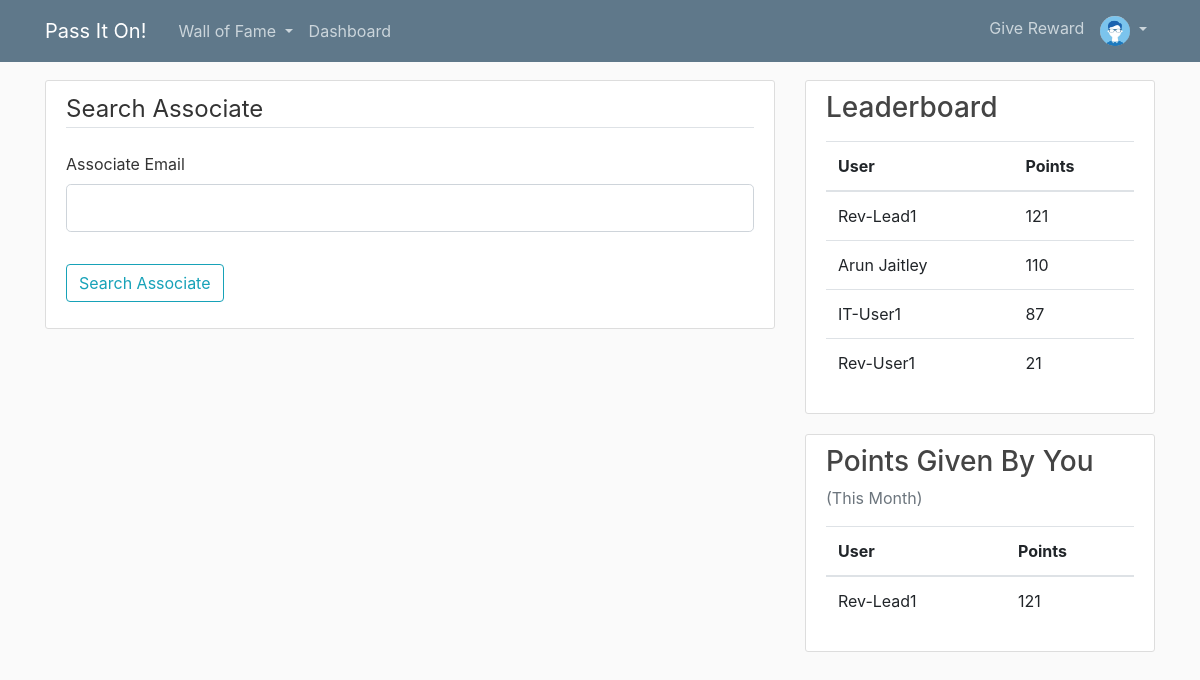
The app's page /reward/search (signed in) with its own data.
### flaskblog/models.py (models this page shows, shortened)
class User(db.Model, UserMixin):
    id = db.Column(db.Integer, primary_key=True)
    username = db.Column(db.String(20), unique=True, nullable=False)
    designation = db.Column(db.String(15), nullable=False)
    team = db.Column(db.String(15), nullable=False)
    email = db.Column(db.String(120), unique=True, nullable=False)
    image_file = db.Column(db.String(20), nullable=False, default='default.jpg')
    password = db.Column(db.String(60), nullable=False)
    balance = db.Column(db.Integer, nullable=False, default=0)
    earned = db.Column(db.Integer, nullable=False, default=0)
    posts = db.relationship('Post', backref='author', lazy=True)
    rewards = db.relationship('Reward', backref='giver', lazy=True)

### flaskblog/rewards/routes.py (the view)
@rewards.route('/reward/search' , methods =['GET', 'POST'])
@login_required
def search_associate():
    form = SearchAssociateForm()
    if form.validate_on_submit():
        associate = User.query.filter_by(email=form.associate_id.data).first()
        print(associate)
        return redirect(url_for('rewards.typeofreward', user_email = associate.email))
    counts = User.query.order_by(desc(User.earned)).limit(5)
    eligible = User.query.filter(User.balance<1000).filter(User.balance>0).order_by(desc(User.earned))
    eligible = current_user.rewards
    templist=[]
    for reward in eligible:
        temp =  User.query.filter(User.email==reward.associate_id).first()
        templist.append(temp)
    eligible = templist
    return render_template('search_associate.html', title='New Reward', form=form,
                           legend='Search Associate', counts=counts, eligible=eligible)

### flaskblog/rewards/forms.py (shortened to what this page needs)
class SearchAssociateForm(FlaskForm):
    associate_id = StringField('Associate Email', validators=[ DataRequired(), Email() ])
    submit = SubmitField('Search Associate')

### flaskblog/models.py (called while the page is built)
@login_manager.user_loader
def load_user(user_id):
    return User.query.get(int(user_id))

### flaskblog/templates/search_associate.html (shortened to what this page needs)
{% extends 'layout.html' %}
{% block content %}
    <div class="content-section">
			<form method="POST" action="">
				<fieldset class="form-group">
					<legend class="border-bottom mb-4">{{ legend }}</legend>
					<div class="form-group">
						{{ form.associate_id.label(class="form-control-label") }}
						{% if form.associate_id.errors %}
							{{ form.associate_id(class="form-control form-control-lg is-invalid") }}
							<div class="invalid-feedback">
								{% for error in form.associate_id.errors %}
									<span> {{ error }} </span>
								{% endfor %}
							</div>
						{% else %}
							{{ form.associate_id(class="form-control form-control-lg") }}
						{% endif %}
					</div>
				</fieldset>
				<div class="form-group">
					{{ form.submit(class="btn btn-outline-info") }}
				</div>
    		</form>
	</div>
{% endblock content%}

### flaskblog/templates/layout.html (shortened to what this page needs)
<!DOCTYPE html>
<html>
	<head>
        <link rel="stylesheet" href="https://stackpath.bootstrapcdn.com/bootstrap/4.2.1/css/bootstrap.min.css">
        <link rel="stylesheet" type= "text/css" href="{{ url_for('static', filename='main.css')}}">
	</head>
    	<body>
        	<header class="site-header">
                  <nav class="navbar navbar-expand-md navbar-dark bg-steel fixed-top">
                    <div class="container">
                      <a class="navbar-brand mr-4" href="{{ url_for('main.home_all') }}">Pass It On!</a>
                      <div class="collapse navbar-collapse" id="navbarToggle">
                        <div class="navbar-nav mr-auto">
                          {% if current_user.is_authenticated %}
                            <li class="nav-item dropdown">
                                <a class="nav-link dropdown-toggle" href="#" id="navbarDropdown" role="button" data-toggle="dropdown" aria-haspopup="true" aria-expanded="false">
                                  Wall of Fame
                                </a>
                            </li>
                          {% else %}
                          <a class="nav-item nav-link" href="{{ url_for('main.home') }}">Wall of Fame</a>
                          {% endif %}
                          <a class="nav-item nav-link" href="{{ url_for('rewards.dashboard') }}">Dashboard</a>
                        </div>
                        <div class="navbar-nav">
                          {% if current_user.is_authenticated %}
                              <a class="nav-item nav-link" href="{{ url_for('rewards.search_associate') }}">Give Reward</a>
                              <li class="nav-item dropdown">
                                <a class="nav-link dropdown-toggle" href="#" id="navbarDropdown" role="button" data-toggle="dropdown" aria-haspopup="true" aria-expanded="false">
                                  <img class="rounded-circle article-img-icon" src="{{ url_for('static', filename='profile_pics/' + current_user.image_file) }}">
                                </a>
                            </li>
                          {% else %}
                              <a class="nav-item nav-link" href="{{ url_for('users.login') }}">Login</a>
                              <a class="nav-item nav-link" href="{{ url_for('users.register') }}">Register</a>
                          {% endif %}
                        </div>
                      </div>
                    </div>
                  </nav>
            </header>
        	<main role="main" class="container">
                  <div class="row">
                    <div class="col-md-8">
                      {% block content %}{% endblock %}
                    </div>
                    <div class="col-md-4">
                    {% if counts %}
                      <div class="content-section">
                        <h3>Leaderboard</h3>
                          <table class="table">
                              <thead>
                                <tr>
                                  <th scope="col">User</th>
                                  <th scope="col">Points</th>
                                </tr>
                              </thead>
                              <tbody>
                                   {% for count in counts %}
                                   {% if count.earned > 0 %}
                                    <tr>
                                        <td>{{ count.username }}</td>
                                        <td>{{ count.earned }}</td>
                                    </tr>
                                    {% endif %}
                                  {% endfor %}
                              </tbody>
                         </table>
                      </div>
                      {% endif%}
                      {% if eligible %}
                      <div class="content-section">
                        <h3>Points Given By You </h3>
                        <p class='text-muted'>(This Month)</p>
                          <table class="table">
                              <thead>
                                <tr>
                                  <th scope="col">User</th>
                                  <th scope="col">Points</th>
                                </tr>
                              </thead>
                              <tbody>
                                   {% for eli in eligible %}
                                    <tr>
                                        <td>{{ eli.username }}</td>
                                        <td>{{ eli.earned }}</td>
                                    </tr>
                                  {% endfor %}
                              </tbody>
                         </table>
                      </div>
                      {% endif%}
                    </div>
                  </div>
            </main>
	</body>
</html>

### flaskblog/static/main.css (style rules this page uses)
body { background: #fafafa; color: #333333; margin-top: 5rem; }
h1, h2, h3, h4, h5, h6 { color: #444444; }
.bg-steel { background-color: #5f788a; }
.site-header .navbar-nav .nav-link { color: #cbd5db; }
.content-section { background: #ffffff; padding: 10px 20px; border: 1px solid #dddddd; border-radius: 3px; margin-bottom: 20px; }
.article-img-icon { height: 30px; width: 30px; margin:0px; }

### records on screen
User: image_file (placeholder picture)
User: username "Rev-Lead1", earned "121"
User: username "Arun Jaitley", earned "110"
User: username "IT-User1", earned "87"
User: username "Rev-User1", earned "21"

### other values on screen
{{ legend }} "Search Associate"
